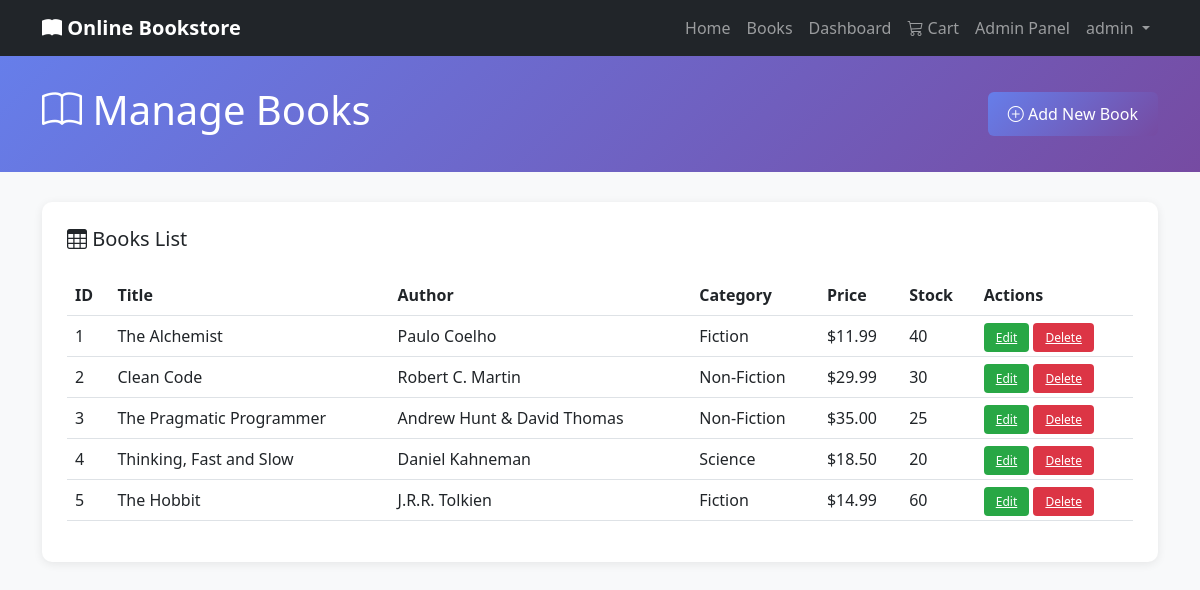
The page /admin/manage-books.php (signed in) on the database its author committed.
### tables this page shows
CREATE TABLE users (
    id INT AUTO_INCREMENT PRIMARY KEY,
    username VARCHAR(50) UNIQUE NOT NULL,
    email VARCHAR(100) UNIQUE NOT NULL,
    password VARCHAR(255) NOT NULL,
    role ENUM('user', 'admin') DEFAULT 'user',
    created_at TIMESTAMP DEFAULT CURRENT_TIMESTAMP,
    updated_at TIMESTAMP DEFAULT CURRENT_TIMESTAMP ON UPDATE CURRENT_TIMESTAMP
);

CREATE TABLE books (
    id INT AUTO_INCREMENT PRIMARY KEY,
    title VARCHAR(255) NOT NULL,
    author VARCHAR(100) NOT NULL,
    category VARCHAR(50) NOT NULL,
    price DECIMAL(10, 2) NOT NULL,
    description TEXT,
    stock INT DEFAULT 0,
    cover_image VARCHAR(255),
    created_at TIMESTAMP DEFAULT CURRENT_TIMESTAMP,
    updated_at TIMESTAMP DEFAULT CURRENT_TIMESTAMP ON UPDATE CURRENT_TIMESTAMP,
    INDEX idx_category (category),
    INDEX idx_price (price)
);

### includes/functions.php (called while the page is built, shortened)
<?php
require_once 'db.php';
function isLoggedIn() {
    return isset($_SESSION['user_id']);
}
function isAdmin() {
    return isset($_SESSION['role']) && $_SESSION['role'] === 'admin';
}
function getUserById($id) {
    return fetchOne("SELECT id, username, email, role FROM users WHERE id = ?", [$id], "i");
}
function getCurrentUser() {
    return getUserById($_SESSION['user_id']);
}
function getBooks($page = 1, $limit = 12, $search = '', $category = '', $sort = 'newest') {
    $offset = ($page - 1) * $limit;
    $query = "SELECT * FROM books WHERE 1=1";
    $params = [];
    $types = '';
    switch ($sort) {
        default:
            $query .= " ORDER BY created_at DESC";
    }
    $query .= " LIMIT ?, ?";
    $params[] = $offset;
    $params[] = $limit;
    $types .= "ii";
    return fetchData($query, $params, $types);
}
function formatPrice($price) {
    return '$' . number_format($price, 2);
}
?>

### includes/db.php (called while the page is built, shortened)
<?php
$conn = new mysqli(DB_HOST, DB_USER, DB_PASS, DB_NAME);
$conn->set_charset("utf8");
function executeQuery($query, $params = [], $types = '') {
    global $conn;
    try {
        $stmt = $conn->prepare($query);
    } catch (Throwable $e) {
        return ['success' => false, 'error' => $e->getMessage()];
    }
    if (!empty($params) && !empty($types)) {
        $stmt->bind_param($types, ...$params);
    }
    if ($stmt->execute()) {
        return ['success' => true, 'stmt' => $stmt];
    } else {
        return ['success' => false, 'error' => $stmt->error];
    }
}
function fetchData($query, $params = [], $types = '') {
    $result = executeQuery($query, $params, $types);
    $stmt = $result['stmt'];
    $resultSet = $stmt->get_result();
    $data = [];
    while ($row = $resultSet->fetch_assoc()) {
        $data[] = $row;
    }
    return $data;
}
function fetchOne($query, $params = [], $types = '') {
    $result = fetchData($query, $params, $types);
    return !empty($result) ? $result[0] : null;
}
?>

### admin/manage-books.php (the view, shortened to what this page needs)
<?php
require_once '../includes/db.php';
require_once '../includes/functions.php';
$page = isset($_GET['page']) ? (int)$_GET['page'] : 1;
$books = getBooks($page);
?>
<!DOCTYPE html>
<html lang="en">
<head>
    <link href="https://cdn.jsdelivr.net/npm/bootstrap@5.3.0/dist/css/bootstrap.min.css" rel="stylesheet">
    <link rel="stylesheet" href="https://cdn.jsdelivr.net/npm/bootstrap-icons@1.11.0/font/bootstrap-icons.css">
</head>
<body>
    <?php include '../includes/navbar.php'; ?>
    <div class="admin-header">
        <div class="container">
            <div style="display: flex; justify-content: space-between; align-items: center;">
                <div>
                    <h1><i class="bi bi-book"></i> Manage Books</h1>
                </div>
                <a href="add-book.php" class="btn btn-add"><i class="bi bi-plus-circle"></i> Add New Book</a>
            </div>
        </div>
    </div>
    <div class="container">
        <div class="content-card">
            <h5 class="mb-4"><i class="bi bi-table"></i> Books List</h5>
            <?php if (empty($books)): ?>
                <p class="text-center text-muted">No books found.</p>
            <?php else: ?>
                <table class="table table-hover">
                    <thead class="table-header">
                        <tr>
                            <th>ID</th>
                            <th>Title</th>
                            <th>Author</th>
                            <th>Category</th>
                            <th>Price</th>
                            <th>Stock</th>
                            <th>Actions</th>
                        </tr>
                    </thead>
                    <tbody>
                        <?php foreach ($books as $book): ?>
                            <tr>
                                <td><?php echo $book['id']; ?></td>
                                <td><?php echo htmlspecialchars(substr($book['title'], 0, 30)); ?></td>
                                <td><?php echo htmlspecialchars($book['author']); ?></td>
                                <td><?php echo htmlspecialchars($book['category']); ?></td>
                                <td><?php echo formatPrice($book['price']); ?></td>
                                <td><?php echo $book['stock']; ?></td>
                                <td>
                                    <a href="edit-book.php?id=<?php echo $book['id']; ?>" class="btn-edit">Edit</a>
                                    <a href="?delete=<?php echo $book['id']; ?>" class="btn-delete" onclick="return confirm('Are you sure?')">Delete</a>
                                </td>
                            </tr>
                        <?php endforeach; ?>
                    </tbody>
                </table>
            <?php endif; ?>
        </div>
    </div>
</body>
</html>

### includes/navbar.php (shortened to what this page needs)
<?php
require_once __DIR__ . '/functions.php';
$current_user = getCurrentUser();
?>
<nav class="navbar navbar-expand-lg navbar-dark bg-dark sticky-top">
    <div class="container">
        <a class="navbar-brand fw-bold" href="<?php echo APP_URL; ?>/">
            <i class="bi bi-book-fill"></i> <?php echo APP_NAME; ?>
        </a>
        <div class="collapse navbar-collapse" id="navbarNav">
            <ul class="navbar-nav ms-auto">
                <li class="nav-item">
                    <a class="nav-link" href="<?php echo APP_URL; ?>/">Home</a>
                </li>
                <li class="nav-item">
                    <a class="nav-link" href="<?php echo APP_URL; ?>/#books">Books</a>
                </li>
                <?php if (isLoggedIn()): ?>
                    <li class="nav-item">
                        <a class="nav-link" href="<?php echo APP_URL; ?>/dashboard/">Dashboard</a>
                    </li>
                    <li class="nav-item">
                        <a class="nav-link" href="<?php echo APP_URL; ?>/dashboard/">
                            <i class="bi bi-cart3"></i> Cart
                        </a>
                    </li>
                    <?php if (isAdmin()): ?>
                        <li class="nav-item">
                            <a class="nav-link" href="<?php echo APP_URL; ?>/admin/">Admin Panel</a>
                        </li>
                    <?php endif; ?>
                    <li class="nav-item dropdown">
                        <a class="nav-link dropdown-toggle" href="#" id="userDropdown" role="button" data-bs-toggle="dropdown">
                            <?php echo htmlspecialchars($current_user['username']); ?>
                        </a>
                    </li>
                <?php endif; ?>
            </ul>
        </div>
    </div>
</nav>

### admin/manage-books.php (style rules this page uses)
body { background-color: #f8f9fa; }
.admin-header { background: linear-gradient(135deg, #667eea 0%, #764ba2 100%); color: white; padding: 30px 0; margin-bottom: 30px; }
.content-card { background: white; border-radius: 10px; box-shadow: 0 2px 10px rgba(0, 0, 0, 0.08); padding: 25px; margin-bottom: 20px; }
.btn-add { background: linear-gradient(135deg, #667eea 0%, #764ba2 100%); border: none; color: white; border-radius: 6px; padding: 10px 20px; }
.btn-edit { background: #28a745; border: none; color: white; padding: 6px 12px; border-radius: 4px; font-size: 12px; }
.btn-delete { background: #dc3545; border: none; color: white; padding: 6px 12px; border-radius: 4px; font-size: 12px; }
table { margin-top: 20px; }
.table-header { background-color: #f8f9fa; font-weight: bold; }

### rows shown on the page
users: username "admin"
books: id "1", title "The Alchemist", author "Paulo Coelho", category "Fiction", price "$11.99", stock "40"
books: id "2", title "Clean Code", author "Robert C. Martin", category "Non-Fiction", price "$29.99", stock "30"
books: id "3", title "The Pragmatic Programmer", author "Andrew Hunt & David Thomas", category "Non-Fiction", price "$35.00", stock "25"
books: id "4", title "Thinking, Fast and Slow", author "Daniel Kahneman", category "Science", price "$18.50", stock "20"
books: id "5", title "The Hobbit", author "J.R.R. Tolkien", category "Fiction", price "$14.99", stock "60"

### other values the page prints
APP_NAME "Online Bookstore"
